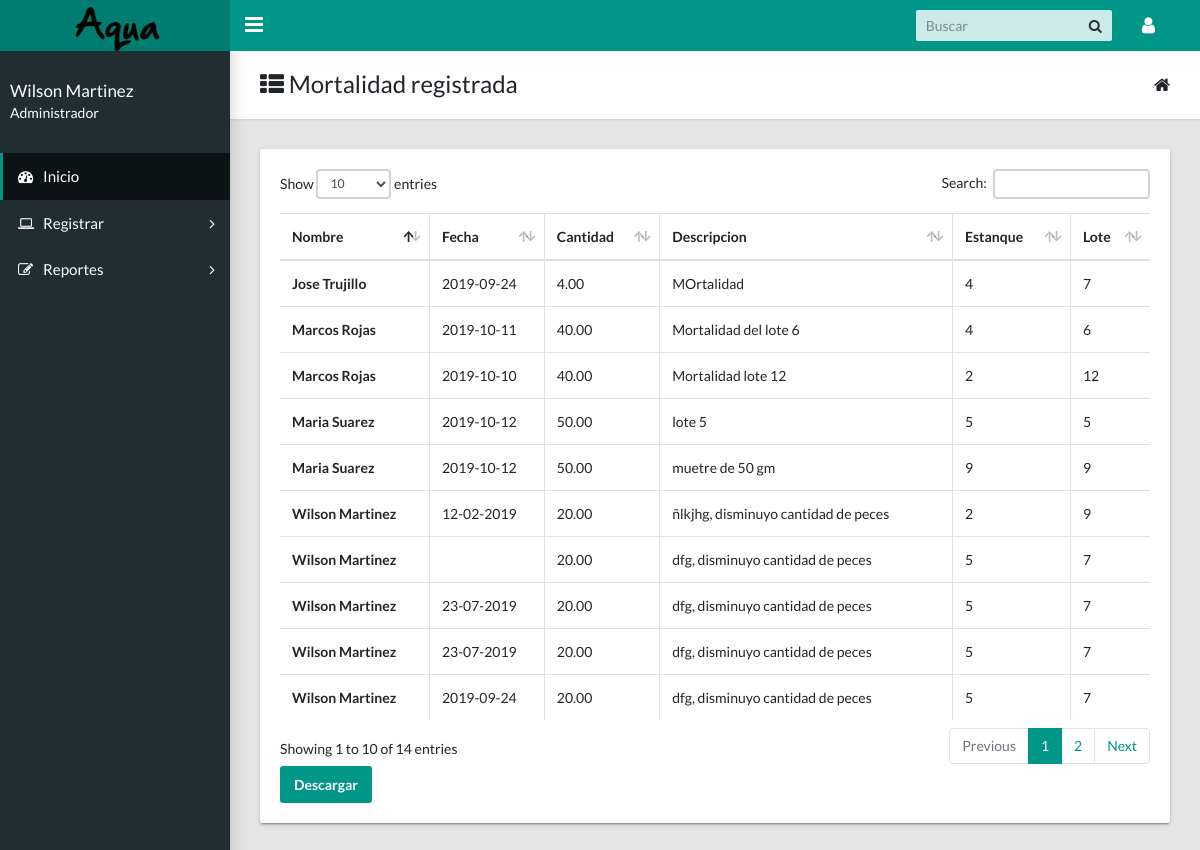
/docs/operario/consulta_mortalidad.php (signed in), run on the app's committed database.
### tables this page shows
CREATE TABLE `actividad` (
  `id_actividad` int(11) NOT NULL,
  `foto` varchar(45) DEFAULT NULL,
  `cantidad` decimal(10,2) DEFAULT NULL,
  `descripcion` varchar(80) DEFAULT NULL,
  `fecha` varchar(20) DEFAULT NULL,
  `fk_estanque` int(25) DEFAULT NULL,
  `fk_persona` int(25) DEFAULT NULL,
  `fk_tipo_actividad` int(25) DEFAULT NULL,
  `lote` int(11) DEFAULT NULL,
  `estado` varchar(20) DEFAULT NULL,
  `notificacion` varchar(45) DEFAULT NULL
);

CREATE TABLE `persona` (
  `id_persona` int(11) NOT NULL,
  `nombre` varchar(50) DEFAULT NULL,
  `telefono` varchar(15) DEFAULT NULL,
  `fk_rol` int(20) DEFAULT NULL,
  `login` varchar(30) DEFAULT NULL,
  `estado_pers` tinyint(1) DEFAULT NULL,
  `pasword` varchar(20) DEFAULT NULL
);

### docs/operario/consulta_mortalidad.php (the view, shortened to what this page needs)
<!DOCTYPE html>
<html lang="en">
<head>
    <link rel="stylesheet" type="text/css" href="../css/main.css">
    <link href="https://maxcdn.bootstrapcdn.com/font-awesome/4.7.0/css/font-awesome.min.css" rel="stylesheet" type="text/css">
    <?php
    include 'php/conect.php';
    ?>
</head>
<body class="app sidebar-mini rtl">
    <header class="app-header">
        <a class="app-header__logo" href="principal.php">
            <img src="../img/logo2.png" width="90">
        </a>
        <a aria-label="Hide Sidebar" class="app-sidebar__toggle" data-toggle="sidebar" href="#">
        </a>
        <ul class="app-nav">
            <li class="app-search">
                <input class="app-search__input" placeholder="Buscar" type="search">
                <button class="app-search__button">
                    <i class="fa fa-search">
                    </i>
                </button>
            </li>
            <li class="dropdown">
                <a aria-label="Open Profile Menu" class="app-nav__item" data-toggle="dropdown" href="#">
                    <i class="fa fa-user fa-lg">
                    </i>
                </a>
                       <?php
                       if(isset($_SESSION['usuario']))
                       {
                          ?>
            </li>
        </ul>
    </header>
     <aside class="app-sidebar">
        <div class="app-sidebar__user">
            <div>
                <p class="app-sidebar__user-name">
                    <?php echo ''.$_SESSION['nombre']. ' ' ; ?>
                </p>
                <p class="app-sidebar__user-designation">
                    <?php echo ''.$_SESSION['nombre_rol']. ' ' ; ?>
                </p>
                <?php
                }
                else{
                  ?>
                  <script language='javascript'>window.location="salir.php"</script>
                  <?php
                }
                ?>
            </div>
        </div>
        <ul class="app-menu">
            <li>
                <li><a class="app-menu__item active" href="principal.php"><i class="app-menu__icon fa fa-dashboard"></i><span class="app-menu__label">Inicio</span></a></li>
            </li>
            <li class="treeview">
                <a class="app-menu__item" data-toggle="treeview" href="#">
                    <i class="app-menu__icon fa fa-laptop">
                    </i>
                    <span class="app-menu__label">
                        Registrar
                    </span>
                    <i class="treeview-indicator fa fa-angle-right">
                    </i>
                </a>
            </li>
            <li class="treeview">
                <a class="app-menu__item" data-toggle="treeview" href="#">
                    <i class="app-menu__icon fa fa-edit">
                    </i>
                    <span class="app-menu__label">
                        Reportes
                    </span>
                    <i class="treeview-indicator fa fa-angle-right">
                    </i>
                </a>
            </li>
        </ul>
    </aside>
<main class="app-content">
  <div class="app-title">
    <div>
      <h1><i class="fa fa-th-list"></i> Mortalidad registrada</h1>
  </div>
  <ul class="app-breadcrumb breadcrumb side">
      <li class="breadcrumb-item"><i class="fa fa-home fa-lg"></i></li>
  </ul>
</div>
<div  class="row d-flex justify-content-center">
    <div class="col-md-12">
      <div class="tile">
        <div class="tile-body">
          <table class="table table-hover table-bordered " id="sampleTable">
            <thead>
              <tr>
                <th>Nombre</th>
                <th>Fecha</th>
                <th>Cantidad</th>
                <th>Descripcion</th>
                <th>Estanque</th>
                <th>Lote</th>
            </tr>
        </thead>
        <tbody>
          <?php
          try{
            $sql="SELECT  * FROM  actividad INNER JOIN persona ON (fk_persona=id_persona) WHERE fk_tipo_actividad=3";
            $resul=$base->prepare($sql);
            $resul->execute(array());
            while($consulta=$resul->fetch(PDO::FETCH_ASSOC)){
              ?>
              <tr>
                <th><?php echo$consulta['nombre'];?></th>
                <td><?php echo$consulta['fecha'];?></td>
                <td><?php echo$consulta['cantidad'];?></td>
                <td><?php echo$consulta['descripcion'];?></td>
                <td><?php echo$consulta['fk_estanque'];?></td>
                <td><?php echo$consulta['lote'];?></td>
            </tr>
            <?php
        }
    }
    catch(Exception $e){
     die('Error:' .$e->getMessage());
 }
 ?>
</tbody>
</table>
<td >
     <a href="../reportes/mortalidad.php" class="btn btn-primary"> Descargar </a>
 </td>
</div>
</div>
</div>
</div>
</main>
</body>
</html>

### data on the page
actividad: fk_persona.nombre "Jose Trujillo", fecha "2019-09-24", cantidad "4.00", descripcion "MOrtalidad", fk_estanque "4", lote "7"
actividad: fk_persona.nombre "Wilson Martinez", fecha "12-02-2019", cantidad "20.00", descripcion "ñlkjhg, disminuyo cantidad de peces", fk_estanque "2", lote "9"
actividad: fk_persona.nombre "Wilson Martinez", cantidad "20.00", descripcion "dfg, disminuyo cantidad de peces", fk_estanque "5", lote "7"
actividad: fk_persona.nombre "Wilson Martinez", fecha "23-07-2019", cantidad "20.00", descripcion "dfg, disminuyo cantidad de peces", fk_estanque "5", lote "7"
actividad: fk_persona.nombre "Wilson Martinez", fecha "23-07-2019", cantidad "20.00", descripcion "dfg, disminuyo cantidad de peces", fk_estanque "5", lote "7"
actividad: fk_persona.nombre "Wilson Martinez", fecha "2019-09-24", cantidad "20.00", descripcion "dfg, disminuyo cantidad de peces", fk_estanque "5", lote "7"
actividad: fk_persona.nombre "Marcos Rojas", fecha "2019-10-11", cantidad "40.00", descripcion "Mortalidad del lote 6", fk_estanque "4", lote "6"
actividad: fk_persona.nombre "Marcos Rojas", fecha "2019-10-10", cantidad "40.00", descripcion "Mortalidad lote 12", fk_estanque "2", lote "12"
actividad: fk_persona.nombre "Maria Suarez", fecha "2019-10-12", cantidad "50.00", descripcion "lote 5", fk_estanque "5", lote "5"
actividad: fk_persona.nombre "Maria Suarez", fecha "2019-10-12", cantidad "50.00", descripcion "muetre de 50 gm", fk_estanque "9", lote "9"

### other printed values
$_SESSION['nombre'] "Wilson Martinez"
$_SESSION['nombre_rol'] "Administrador"
